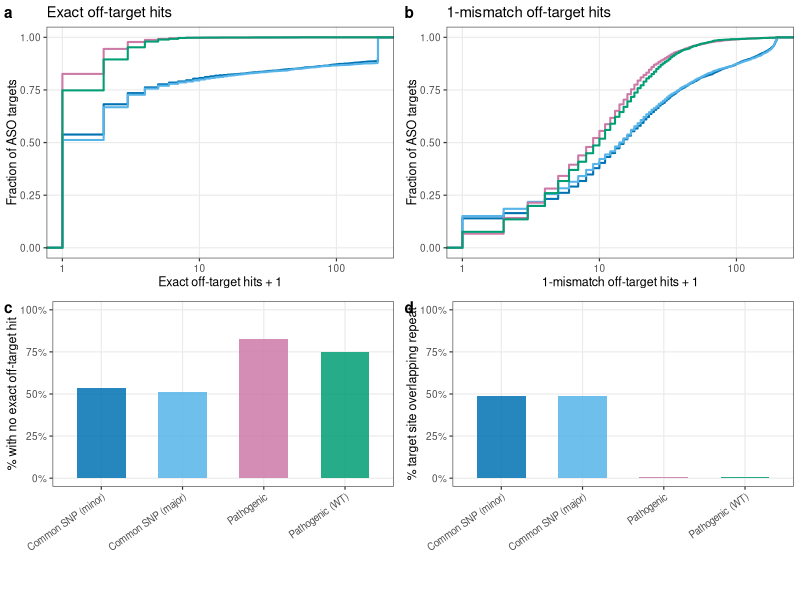
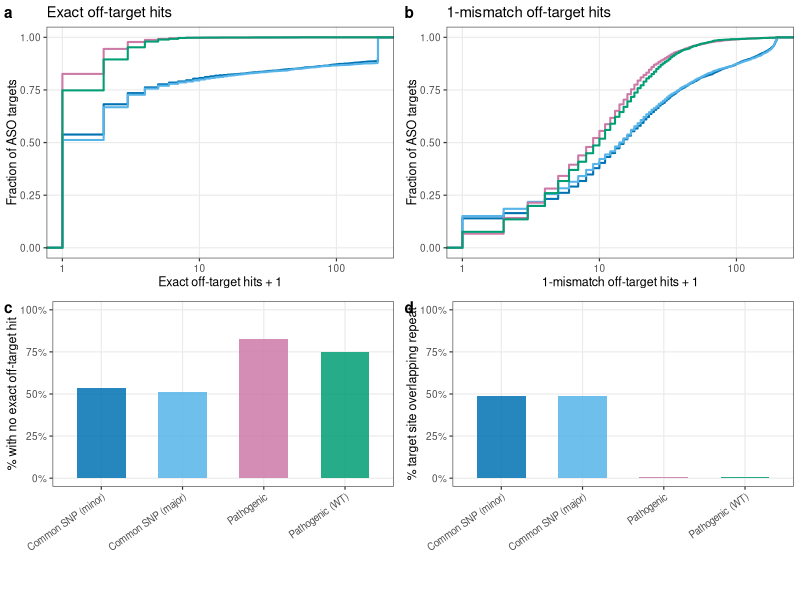

The R source for these figures, in order:
# Fig S5 — Pre-mRNA off-target summary (ECDFs + bar summaries)
# Input: results/offtarget/offtarget_summary.tsv
# Output: submission/figS3.pdf

library(ggplot2)
library(cowplot)

GRP_COLS <- c(
  "Common SNP (minor)"  = "#0072B2",
  "Common SNP (major)"  = "#56B4E9",
  "Pathogenic"          = "#CC79A7",
  "Pathogenic (WT)"     = "#009E73"
)
GRP_ORDER <- names(GRP_COLS)

th <- theme_bw(base_size = 9) +
  theme(panel.grid.minor = element_blank(),
        legend.position  = "none")

d <- read.delim("results/offtarget/offtarget_summary.tsv",
                stringsAsFactors = FALSE)

# Python writes True/False as strings; coerce to logical
d$repeat_overlap_any          <- as.logical(d$repeat_overlap_any)
d$pass_specificity_strict     <- as.logical(d$pass_specificity_strict)
d$pass_specificity_moderate   <- as.logical(d$pass_specificity_moderate)
d$pass_specificity_permissive <- as.logical(d$pass_specificity_permissive)

d$group <- factor(with(d, ifelse(
  variant_class == "common_snp"                 & allele == "ALT", "Common SNP (minor)",
  ifelse(variant_class == "common_snp"          & allele == "REF", "Common SNP (major)",
  ifelse(variant_class == "pathogenic_missense"  & allele == "ALT", "Pathogenic",
         "Pathogenic (WT)")))), levels = GRP_ORDER)

# premRNA only
d <- d[d$index == "premrna", ]

sub <- d

log_breaks <- c(1, 10, 100, 1000)

# ------------------------------------------------------------------ #
# A: ECDF of 0mm (exact) off-target count
# ------------------------------------------------------------------ #
pA <- ggplot(sub, aes(x = n_offtarget_0mm + 1,
                      colour = group, group = group)) +
  stat_ecdf(linewidth = 0.7) +
  scale_colour_manual(values = GRP_COLS) +
  scale_x_log10(breaks = log_breaks,
                labels = as.character(log_breaks)) +
  labs(x = "Exact off-target hits + 1",
       y = "Fraction of ASO targets",
       title = "Exact off-target hits") +
  th

# ------------------------------------------------------------------ #
# B: ECDF of 1mm off-target count
# ------------------------------------------------------------------ #
pB <- ggplot(sub, aes(x = n_offtarget_1mm + 1,
                      colour = group, group = group)) +
  stat_ecdf(linewidth = 0.7) +
  scale_colour_manual(values = GRP_COLS) +
  scale_x_log10(breaks = log_breaks,
                labels = as.character(log_breaks)) +
  labs(x = "1-mismatch off-target hits + 1",
       y = "Fraction of ASO targets",
       title = "1-mismatch off-target hits") +
  th

# ------------------------------------------------------------------ #
# C: % with no exact off-target hit (bar)
# ------------------------------------------------------------------ #
sub$no_exact <- sub$n_offtarget_0mm == 0
exact_df <- aggregate(no_exact ~ group, data = sub, FUN = mean)
exact_df$group <- factor(exact_df$group, levels = GRP_ORDER)

pC <- ggplot(exact_df, aes(x = group, y = no_exact * 100, fill = group)) +
  geom_col(width = 0.6, alpha = 0.85) +
  scale_fill_manual(values = GRP_COLS) +
  scale_y_continuous(limits = c(0, 100),
                     labels = function(x) paste0(x, "%")) +
  labs(x = NULL, y = "% with no exact off-target hit") +
  th + theme(axis.text.x = element_text(angle = 35, hjust = 1, size = 7))

# ------------------------------------------------------------------ #
# D: repeat overlap % (bar)
# ------------------------------------------------------------------ #
rep_df <- aggregate(repeat_overlap_any ~ group, data = sub, FUN = mean)
rep_df$group <- factor(rep_df$group, levels = GRP_ORDER)

pD <- ggplot(rep_df, aes(x = group, y = repeat_overlap_any * 100, fill = group)) +
  geom_col(width = 0.6, alpha = 0.85) +
  scale_fill_manual(values = GRP_COLS) +
  scale_y_continuous(limits = c(0, 100),
                     labels = function(x) paste0(x, "%")) +
  labs(x = NULL, y = "% target site overlapping repeat") +
  th + theme(axis.text.x = element_text(angle = 35, hjust = 1, size = 7))

# ------------------------------------------------------------------ #
# Legend
# ------------------------------------------------------------------ #
leg_df  <- data.frame(group = factor(GRP_ORDER, levels = GRP_ORDER), y = 1)
leg_src <- ggplot(leg_df, aes(x = group, y = y, colour = group)) +
  geom_line(linewidth = 1.2) +
  scale_colour_manual(values = GRP_COLS, name = NULL) +
  theme_bw() +
  theme(legend.position = "bottom",
        legend.text     = element_text(size = 8),
        legend.key.width = unit(0.6, "cm"))
shared_legend <- get_legend(leg_src)

# ------------------------------------------------------------------ #
# Assemble: ECDFs top row (A, B), bars bottom row (C, D)
# ------------------------------------------------------------------ #
top <- plot_grid(pA, pB, nrow = 1,
                 labels = c("a", "b"),
                 label_size = 11, label_fontface = "bold")

bot <- plot_grid(pC, pD, nrow = 1,
                 labels = c("c", "d"),
                 label_size = 11, label_fontface = "bold")

panels <- plot_grid(top, bot, nrow = 2, rel_heights = c(1, 0.9))

dir.create("figures",        showWarnings = FALSE)
dir.create("submission", showWarnings = FALSE)
for (out in c("figures/offtarget_allele_groups_premrna.pdf",
              "submission/figS5.pdf")) {
  cairo_pdf(out, width = 8.1, height = 6.3)
  print(plot_grid(panels, shared_legend, nrow = 2, rel_heights = c(1, 0.07)))
  dev.off()
  cat("Written:", out, "\n")
}
